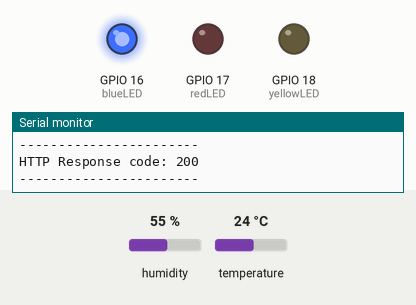
Bench run of a sketch on a simulated ESP32. Parts: output pins drawn as LEDs (lit = HIGH), the last lines printed to the serial monitor. The test bench sets the inputs (shaded band); at power-on: temperature 24 °C, humidity 55 %. WiFi joins after 1.5 s; servers stay silent unless stated; uploads are accepted with an empty reply.

Above: at 3.2 s.
3.3 s: temperature set to 29.6 °C
13.4 s: temperature set to 30.5 °C
At 23.6 s:
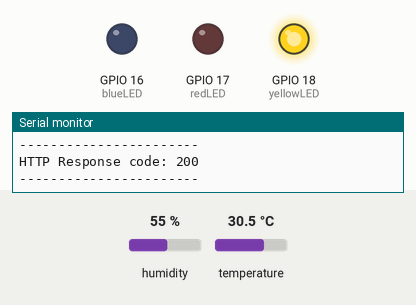
23.9 s: temperature set to 39.1 °C
33.8 s: temperature set to 40.4 °C
At 43.3 s:
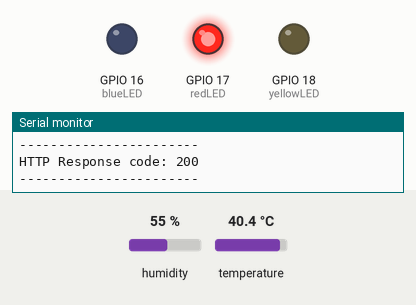
44.3 s: temperature set to 12 °C
At 53.6 s:
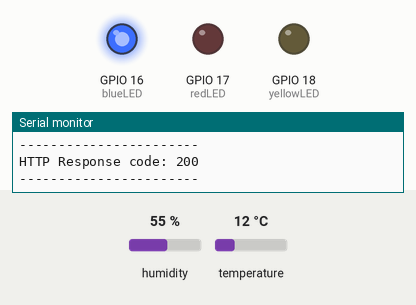
54.5 s: temperature set to 33 °C
At 64.0 s:
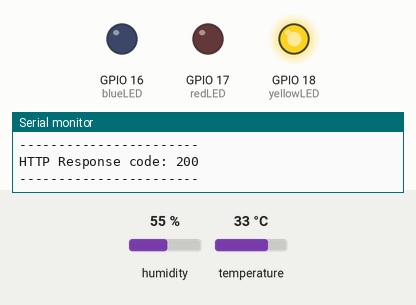
Timing chart, 0 to 65.5 s (numbered marks = the images above; inputs shaded):
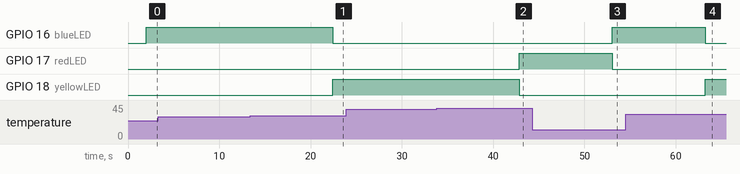

Measured:
- the behaviour switches between 29.9 and 30 °C on temperature (found by bisection; images 0 and 1)
- the behaviour switches between 39.9 and 40 °C on temperature (found by bisection; images 1 and 2)
- after the input at 13.4 s, GPIO 16 (blueLED): HIGH → LOW after 9.0 s; GPIO 18 (yellowLED): LOW → HIGH after 9.0 s
- after the input at 33.8 s, GPIO 17 (redLED): LOW → HIGH after 9.0 s; GPIO 18 (yellowLED): HIGH → LOW after 9.0 s
- after the input at 44.3 s, GPIO 16 (blueLED): LOW → HIGH after 8.7 s; GPIO 17 (redLED): HIGH → LOW after 8.7 s
- after the input at 54.5 s, GPIO 16 (blueLED): HIGH → LOW after 8.7 s; GPIO 18 (yellowLED): LOW → HIGH after 8.7 s

The sketch:

dhtapi_chandra.ino
```cpp
#include <ArduinoJson.h>
#include <HTTPClient.h>
#include "WiFi.h"
#include "DHT.h"

const int DHT_PIN = 15;
#define WIFI_SSID "Mcr.net"
#define WIFI_PASSWORD "nggapakepw"
#define SERVER_ADDRESS "http://192.168.1.6:5000"
#define SERVER_PORT 80
int blueLED = 16;
int redLED = 17;
int yellowLED = 18;

DHT dht(DHT_PIN, DHT22);
void setup() {
  Serial.begin(115200);
  pinMode(blueLED, OUTPUT);
  pinMode(redLED, OUTPUT);
  pinMode(yellowLED, OUTPUT);
  dht.begin();
  connectToWiFi();
}

void loop() {
  float  temp = dht.readTemperature();
  float hum = dht.readHumidity();
  Serial.println("Temp: " + String(temp, 2) + "°C");
  Serial.println("Humidity: " + String(hum, 1) + "%");

  if(temp >= 40){
    Serial.println("Panas");
    digitalWrite(redLED, HIGH);
    digitalWrite(blueLED, LOW);
    digitalWrite(yellowLED, LOW);
  }else if(temp >= 30){
    Serial.println("Hangat");
    digitalWrite(redLED, LOW);
    digitalWrite(blueLED, LOW);
    digitalWrite(yellowLED, HIGH);
  }else{
    Serial.println("Sejuk");
    digitalWrite(redLED, LOW);
    digitalWrite(blueLED, HIGH);
    digitalWrite(yellowLED, LOW);
  } Serial.println("-----------------------");

  HTTPClient http;
  String url = String(SERVER_ADDRESS) + "/route/sensor/data";
  JsonDocument jsonDoc;

  jsonDoc["temp"] = temp;
  jsonDoc["hum"] = hum;
  jsonDoc["location"] = "Batu Sembilan";
  jsonDoc["id"] = "M0005";

  String postData;
  serializeJson(jsonDoc, postData);

  http.begin(url);
  http.addHeader("Content-Type", "application/json");

  int httpResponseCode = http.POST(postData);

  if (httpResponseCode > 0) {
    Serial.print("HTTP Response code: ");
    Serial.println(httpResponseCode);
    String payload = http.getString();
    Serial.println(payload);
  } else {
    Serial.print("HTTP Error code: ");
    Serial.println(httpResponseCode);
  }Serial.println("-----------------------");

  http.end();
  delay(10000);
}

void connectToWiFi() {
 Serial.println("Connecting to WiFi");
 WiFi.begin(WIFI_SSID, WIFI_PASSWORD);

 while (WiFi.status() != WL_CONNECTED) {
   delay(1000);
   Serial.println("Connecting...");
 }

 Serial.println("Connected to WiFi");
}
```
